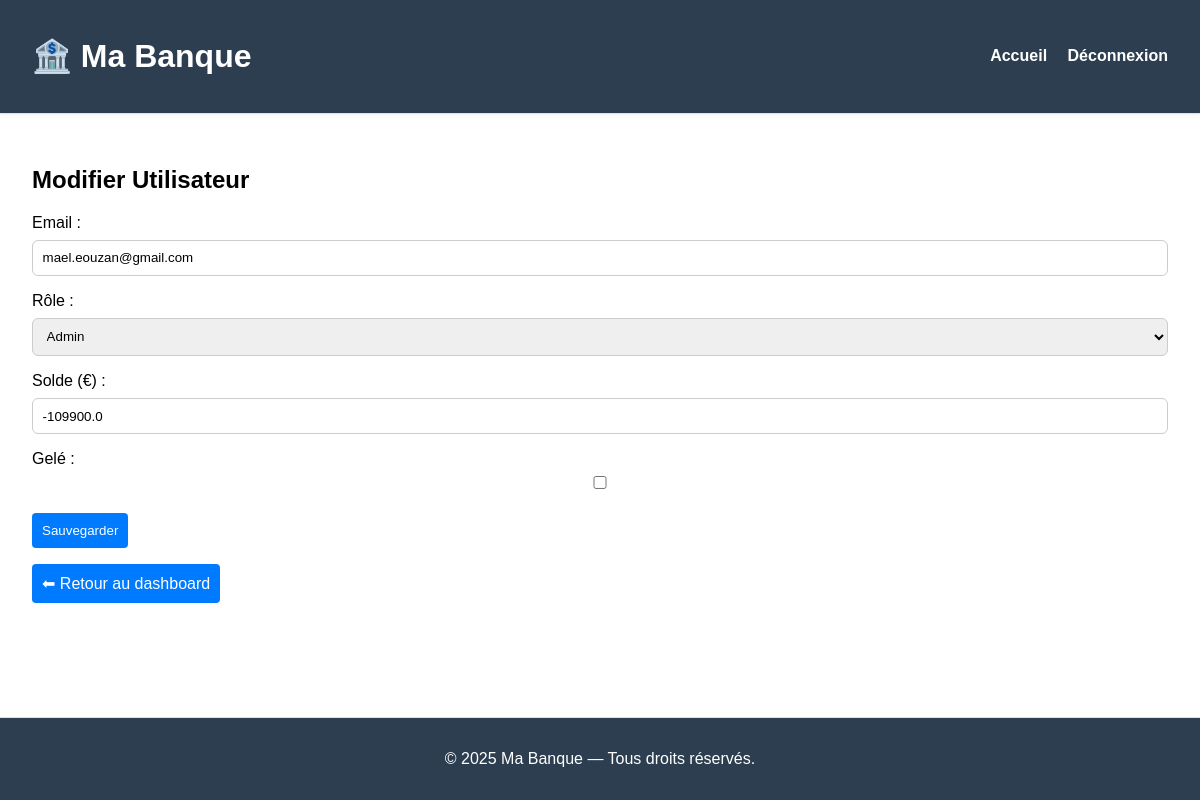
Page /admin/user/1 (signed in) on the committed database.
### tables this page shows
CREATE TABLE users (
    id INTEGER PRIMARY KEY AUTOINCREMENT,
    email TEXT NOT NULL UNIQUE,
    password TEXT NOT NULL,
    firstname TEXT NOT NULL,
    name TEXT NOT NULL,
    role TEXT CHECK(role IN ('client', 'admin')) NOT NULL DEFAULT 'client'
);

CREATE TABLE accounts (
    user_id INTEGER PRIMARY KEY,
    balance REAL NOT NULL DEFAULT 0,
    frozen INTEGER NOT NULL DEFAULT 0,
    FOREIGN KEY(user_id) REFERENCES users(id)
);

### server_old.py (the view, shortened to what this page needs)
@app.route('/admin/user/<int:user_id>', methods=['GET', 'POST'])
def admin_edit_user(user_id):
    if session.get('role') != 'admin':
        return "Accès interdit", 403
    db = get_db()
    user = db.execute('''
        SELECT users.email, users.role, accounts.balance, accounts.frozen
        FROM users
        JOIN accounts ON users.id = accounts.user_id
        WHERE users.id = ?
    ''', (user_id,)).fetchone()
    loan_requests = db.execute("""
        SELECT loan_requests.*
        FROM loan_requests
        JOIN users ON users.id = loan_requests.user_id
        ORDER BY created_at DESC
    """).fetchall()
    return render_template('admin_user.html', user=user, loan_requests=loan_requests)

### server_old.py (called while the page is built)
def get_db():
    conn = sqlite3.connect(DATABASE)
    conn.row_factory = sqlite3.Row  # pour accéder aux colonnes par nom
    return conn

### templates/admin_user.html (shortened to what this page needs)
{% extends "base.html" %}
{% block content %}
<h2>Modifier Utilisateur</h2>
<form method="post">
    <label>Email :</label>
    <input type="text" value="{{ user.email }}" readonly>
    <label>Rôle :</label>
    <select name="role">
        <option value="admin" {% if user.role == 'admin' %}selected{% endif %}>Admin</option>
    </select>
    <label>Solde (€) :</label>
    <input type="number" name="balance" value="{{ user.balance }}" step="0.01" required>
    <label>Gelé :</label>
    <input type="checkbox" name="frozen" {% if user.frozen %}checked{% endif %}>
    <button type="submit" class="btn">Sauvegarder</button>
</form>
<a href="/admin/dashboard" class="btn">⬅ Retour au dashboard</a>
{% endblock %}

### static/css/style.css (style rules this page uses)
html, body { background-color: #f8f9fb; margin: 0; padding: 0; font-family: Arial, sans-serif; }
.btn { box-sizing: border-box; display: inline-block; text-decoration: none; margin: 0.5rem 0; transition: background-color 0.5s ease; background: #007bff; color: white; border: none; padding: 10px; border-radius: 4px; cursor: pointer; }
form input, form select { width: 100%; padding: 0.6rem; margin: 0.5rem 0 1rem; border: 1px solid #ccc; border-radius: 6px; box-sizing: border-box; }

### rows in the picture
users: email "mael.eouzan@gmail.com", role "Admin"
accounts: balance "-109900.0"
